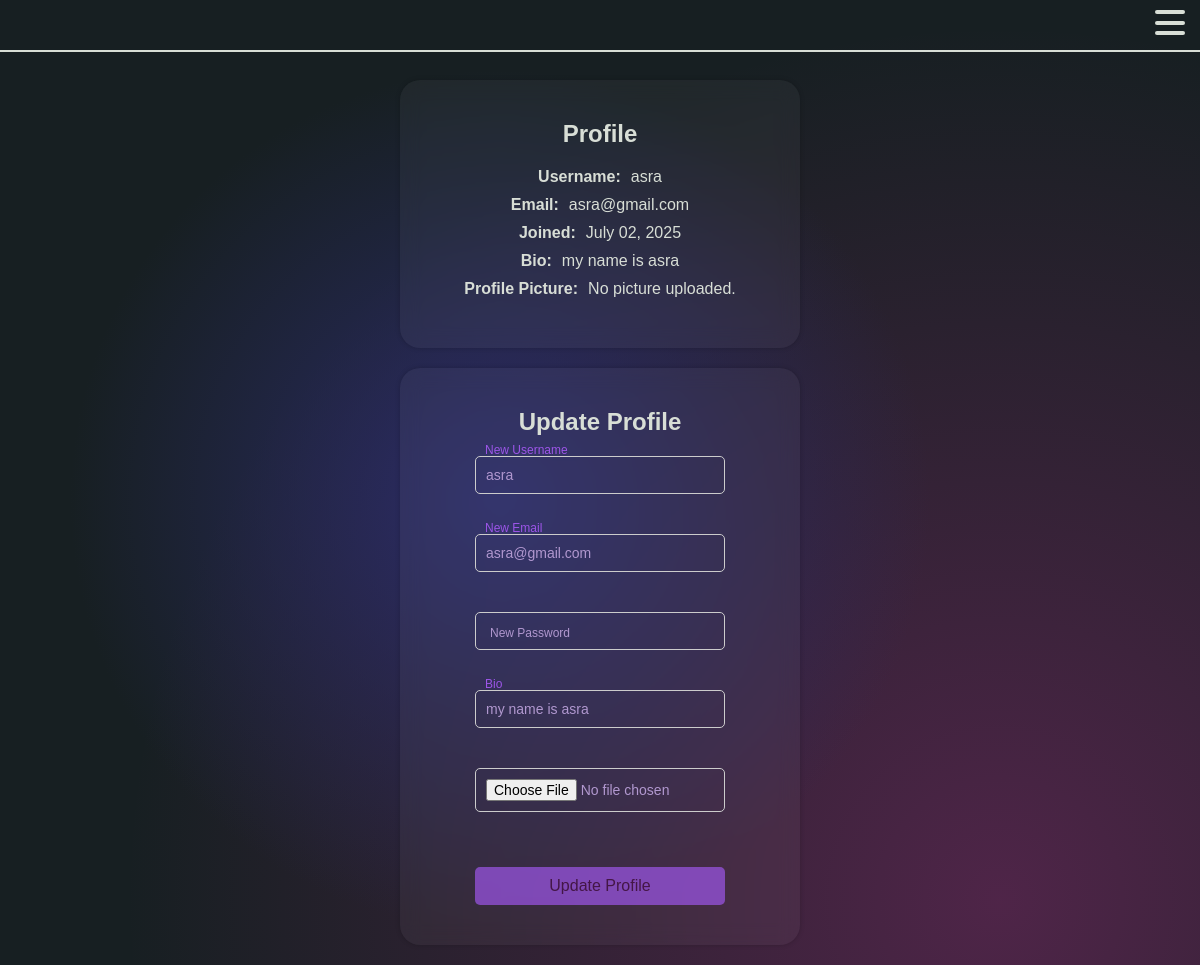
Page /users/profile/ (signed in) on the committed database.
### users/models.py (models this page shows, shortened)
class CustomUser(AbstractUser):
    wallet_balance = models.DecimalField(max_digits=20, decimal_places=8, default=0.0)

class UserProfile(models.Model):
    user = models.OneToOneField(settings.AUTH_USER_MODEL, on_delete=models.CASCADE)
    bio = models.TextField(blank=True, null=True)
    profile_picture = models.ImageField(upload_to='profile_pics/', blank=True, null=True)

### users/views.py (the view, shortened to what this page needs)
# urls.py: path('profile/', ProfileView.as_view(), name='profile'),
class ProfileView(LoginRequiredMixin, View):
    def get(self, request):
        profile, created = UserProfile.objects.get_or_create(user=request.user)
        user_form = UserUpdateForm(instance=request.user)
        profile_form = ProfileUpdateForm(instance=profile)
        return render(request, 'users/profile.html', {
            'user_form': user_form,
            'profile_form': profile_form
        })

### users/forms.py
class UserUpdateForm(forms.ModelForm):
    class Meta:
        model = User
        fields = ['username', 'email']

class ProfileUpdateForm(forms.ModelForm):
    class Meta:
        model = UserProfile
        fields = ['bio', 'profile_picture']

### users/templates/users/profile.html (shortened to what this page needs)
{% load static %}
<!DOCTYPE html>
<html lang="en">
<head>
    <link rel="stylesheet" href="{% static 'css/profile.css' %}">
</head>
<body>
    <div class="container">
        <nav class="navbar">
            <label for="nav-toggle" class="nav-toggle-label">
                <span></span>
                <span></span>
                <span></span>
            </label>
        </nav>
        <div class="profile">
            <h2>Profile</h2>
            <div class="profile-row">
                <label>Username:</label>
                <span>{{ user.username }}</span>
            </div>
            <div class="profile-row">
                <label>Email:</label>
                <span>{{ user.email }}</span>
            </div>
            <div class="profile-row">
                <label>Joined:</label>
                <span>{{ user.date_joined|date:"F d, Y" }}</span>
            </div>
            <div class="profile-row">
                <label>Bio:</label>
                <span>{{ user.userprofile.bio|default:"No bio yet." }}</span>
            </div>
            <div class="profile-row">
                <label>Profile Picture:</label>
                {% if user.userprofile.profile_picture %}
                    <img src="{{ user.userprofile.profile_picture.url }}" alt="Profile Picture" class="profile-pic">
                {% else %}
                    <span>No picture uploaded.</span>
                {% endif %}
            </div>
        </div>
        <div class="Update-profile">
            <h2>Update Profile</h2>
            <form method="post" enctype="multipart/form-data">
                <div class="new-info">
                    <input type="text" name="username" id="new-username" value="{{ user.username }}" placeholder=" " required>
                    <label for="new-username">New Username</label>
                </div>
                <div class="new-info">
                    <input type="email" name="email" id="new-email" value="{{ user.email }}" placeholder=" " required>
                    <label for="new-email">New Email</label>
                </div>
                <div class="new-info">
                    <input type="password" name="password" id="new-password" placeholder=" ">
                    <label for="new-password">New Password</label>
                </div>
                <div class="new-info">
                    <input type="text" name="bio" id="bio" value="{{ user.userprofile.bio }}" placeholder=" ">
                    <label for="bio">Bio</label>
                </div>
                <div class="new-info">
                    <input type="file" name="profile_picture" id="profile_picture">
                </div>
                <button type="submit" class="update-button">Update Profile</button>
            </form>
        </div>
    </div>
</body>
</html>

### static/css/profile.css (style rules this page uses)
* { box-sizing: border-box; direction: ltr; font-family: sans-serif; }
body { background: radial-gradient(circle at 500px 500px, #2b2c68, transparent 50%), radial-gradient(circle at 1000px 900px, #b02f8b5d, transparent 65%), #171f22; min-height: 100vh; margin: 0; overflow-x: hidden; overflow-y: auto; }
.container { display: flex; align-items: center; justify-content: center; flex-direction: column; min-height: 100vh; width: 100vw; padding: 80px 15px 20px 15px; }
.navbar { width: 100%; background-color: transparent; padding: 25px 0; border-bottom: 2px solid #d8ded6; position: fixed; top: 0; z-index: 1000; }
.nav-toggle-label { position: absolute; top: 10px; right: 15px; cursor: pointer; width: 30px; height: 25px; display: flex; flex-direction: column; justify-content: space-between; }
.nav-toggle-label span { background: #d8ded6; height: 4px; border-radius: 2px; transition: all 0.3s ease-in-out; }
.profile { display: flex; flex-direction: column; justify-content: flex-start; background: rgba(255, 255, 255, 0.042); backdrop-filter: blur(10px); box-shadow: 0 0 5px rgba(0, 0, 0, 0.2); padding: 40px; max-width: 400px; width: 90%; text-align: center; transition: 0.7s; box-sizing: border-box; border-radius: 20px; color: #d8ded6; }
.profile h2 { margin: 0; margin-bottom: 20px; color: #d8ded6; font-size: 24px; }
.profile-row { display: flex; flex-direction: row; align-items: center; gap: 10px; justify-content: center; margin-bottom: 10px; }
.profile-row label { font-weight: bold; width: auto; text-align: left; font-size: 16px; }
.Update-profile { display: flex; flex-direction: column; justify-content: flex-start; background: rgba(255, 255, 255, 0.042); backdrop-filter: blur(10px); box-shadow: 0 0 5px rgba(0, 0, 0, 0.2); padding: 40px; max-width: 400px; width: 90%; text-align: center; transition: 0.7s; box-sizing: border-box; border-radius: 20px; margin-top: 20px; color: #d8ded6; }
.Update-profile h2 { margin: 0; margin-bottom: 20px; color: #d8ded6; font-size: 24px; }
.new-info { position: relative; margin-bottom: 30px; display: flex; flex-direction: column; width: 100%; max-width: 250px; align-items: stretch; margin-left: auto; margin-right: auto; }
.new-info input { background: transparent; margin-bottom: 10px; width: 100%; padding: 10px; border: 1px solid #ccc; border-radius: 5px; color: #b198cf; font-size: 14px; outline: none; }
.new-info label { position: absolute; top: 14px; left: 10px; font-size: 12px; color: #b198cf; background-color: transparent; padding: 0 5px; transition: 0.2s ease all; pointer-events: none; }
.new-info input:focus + label, .new-info input:not(:placeholder-shown) + label { top: -13px; left: 5px; font-size: 12px; color: #9d56e8; }
.update-button { font-family: sans-serif; background-color: #9d56e8; color: #3e0437e5; opacity: 0.7; width: 100%; max-width: 250px; padding: 10px; border: none; border-radius: 5px; cursor: pointer; transition: 0.3s; margin: 15px auto 0; font-size: 16px; }

### rows in the picture
CustomUser: username "asra", email "asra@gmail.com", date_joined "July 02, 2025", userprofile.bio "my name is asra", bio "my name is asra"
